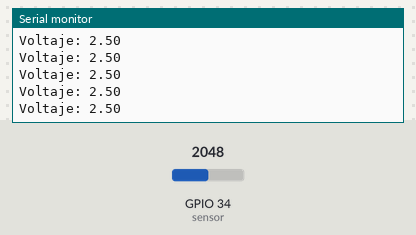
Simulated run of this sketch. Board: ESP32. Parts: the last lines printed to the serial monitor. The inputs (shaded band) are chosen by the test bench; at power-on: GPIO 34 (sensor) = 2048.

Above: at 1.2 s.
1.3 s: GPIO 34 (sensor) set to 2866
At 1.56 s:
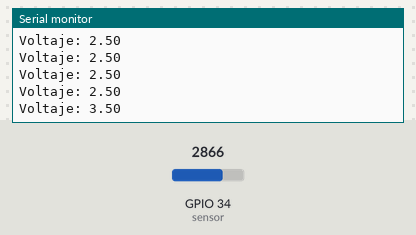
2.8 s: GPIO 34 (sensor) set to 3603
At 2.96 s:
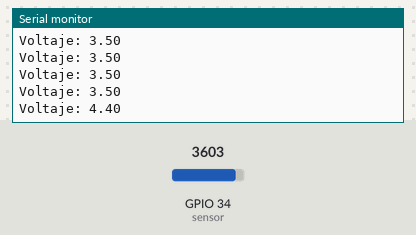
Timing chart, 0 to 5.8 s (numbered marks = the images above; inputs shaded):
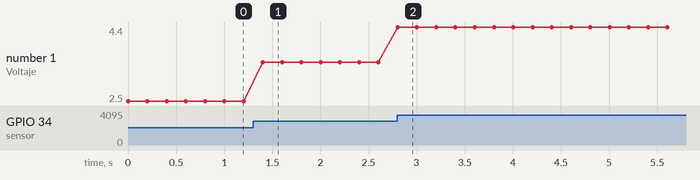

The sketch:

amperaje_sensor.ino
```cpp
float Sensibilidad=0.100;
void setup() {
  Serial.begin(9600);
}

void loop() {
  float voltajeSensor= analogRead(34)*(5 / 4094.0); //lectura del sensor
  float I=(voltajeSensor-0.5)/Sensibilidad; //Ecuación  para obtener la corriente
  Serial.print("Voltaje: ");
  Serial.println(voltajeSensor);
  delay(200);
}
```

Measured:
- after the input at 1.3 s, the serial monitor: prints a new line after 0.10 s (image 1)
- after the input at 2.8 s, the serial monitor: prints a new line at once (image 2)
- plotted number 1: 2.5 → 3.5 after the input at 1.3 s, 3.5 → 4.4 after the input at 2.8 s
